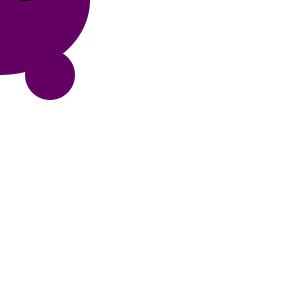
Frame 1 (no input)
Frame 60 (the mouse pressed at the canvas centre just before this capture): identical to frame 1, image omitted
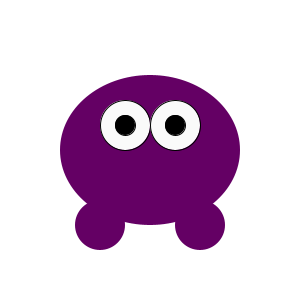
Frame 120 (the mouse held since frame 60 and released just before this capture)

The Processing sketch that drew these frames (run headless with seeded random() and noise(); from frame 60 on, the mouse is pressed at the canvas centre):

// Processing sketch: processing_122802
// ── processing_122802.pde

void setup() {
size (300,300);

}

void draw () {

background (255,255,255);
  
noStroke ();
fill (100,0,100);
ellipseMode (CENTER);
ellipse (mouseX-50,mouseY+75,50,50);


fill (100,0,100);
ellipseMode (CENTER);
ellipse (mouseX+50,mouseY+75,50,50);


fill (100,0,100);
ellipseMode (CENTER);
ellipse (mouseX,mouseY,180,150);


stroke (0,0,0);
fill (250,250,250);
ellipseMode (CENTER);
ellipse (mouseX-25,mouseY-25,50,50);


fill (0,0,0);
ellipseMode (CENTER);
ellipse (mouseX-25,mouseY-25,20,20);


stroke (0,0,0);
fill (250,250,250);
ellipseMode (CENTER);
ellipse (mouseX+25,mouseY-25,50,50);


fill (0,0,0);
ellipseMode (CENTER);
ellipse (mouseX+25,mouseY-25,20,20);


}
